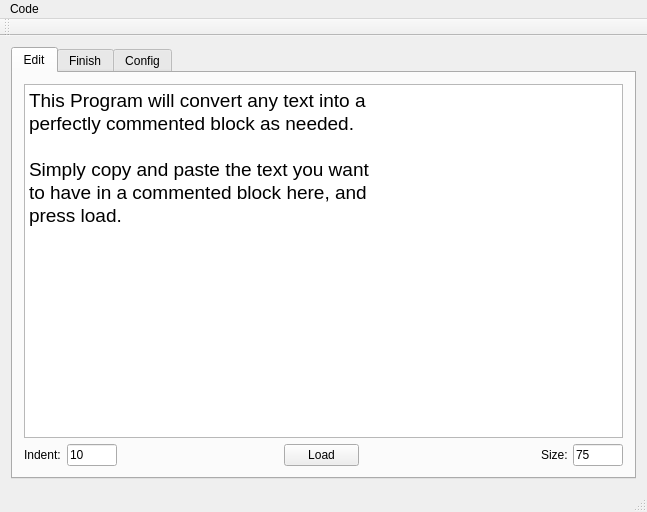
<?xml version="1.0" encoding="UTF-8"?>
<ui version="4.0">
 <class>MainWindow</class>
 <widget class="QMainWindow" name="MainWindow">
  <property name="geometry">
   <rect>
    <x>0</x>
    <y>0</y>
    <width>647</width>
    <height>512</height>
   </rect>
  </property>
  <property name="windowTitle">
   <string>MainWindow</string>
  </property>
  <widget class="QWidget" name="centralWidget">
   <layout class="QGridLayout" name="gridLayout">
    <item row="0" column="0">
     <widget class="QTabWidget" name="tabWidget">
      <property name="currentIndex">
       <number>0</number>
      </property>
      <widget class="QWidget" name="tab">
       <attribute name="title">
        <string>Edit</string>
       </attribute>
       <layout class="QGridLayout" name="gridLayout_2">
        <item row="1" column="3">
         <widget class="QPushButton" name="pushButton">
          <property name="maximumSize">
           <size>
            <width>75</width>
            <height>16777215</height>
           </size>
          </property>
          <property name="text">
           <string>Load</string>
          </property>
         </widget>
        </item>
        <item row="1" column="2">
         <spacer name="horizontalSpacer">
          <property name="orientation">
           <enum>Qt::Horizontal</enum>
          </property>
          <property name="sizeType">
           <enum>QSizePolicy::Maximum</enum>
          </property>
          <property name="sizeHint" stdset="0">
           <size>
            <width>250</width>
            <height>20</height>
           </size>
          </property>
         </spacer>
        </item>
        <item row="1" column="4">
         <spacer name="horizontalSpacer_2">
          <property name="orientation">
           <enum>Qt::Horizontal</enum>
          </property>
          <property name="sizeType">
           <enum>QSizePolicy::Minimum</enum>
          </property>
          <property name="sizeHint" stdset="0">
           <size>
            <width>170</width>
            <height>20</height>
           </size>
          </property>
         </spacer>
        </item>
        <item row="0" column="0" colspan="7">
         <widget class="QTextEdit" name="textEdit">
          <property name="html">
           <string>&lt;!DOCTYPE HTML PUBLIC &quot;-//W3C//DTD HTML 4.0//EN&quot; &quot;http://www.w3.org/TR/REC-html40/strict.dtd&quot;&gt;
&lt;html&gt;&lt;head&gt;&lt;meta name=&quot;qrichtext&quot; content=&quot;1&quot; /&gt;&lt;style type=&quot;text/css&quot;&gt;
p, li { white-space: pre-wrap; }
&lt;/style&gt;&lt;/head&gt;&lt;body style=&quot; font-family:'.SF NS Text'; font-size:13pt; font-weight:400; font-style:normal;&quot;&gt;
&lt;p style=&quot; margin-top:0px; margin-bottom:0px; margin-left:0px; margin-right:0px; -qt-block-indent:0; text-indent:0px;&quot;&gt;&lt;span style=&quot; font-family:'MS Shell Dlg 2'; font-size:14pt;&quot;&gt;This Program will convert any text into a&lt;/span&gt;&lt;/p&gt;
&lt;p style=&quot; margin-top:0px; margin-bottom:0px; margin-left:0px; margin-right:0px; -qt-block-indent:0; text-indent:0px;&quot;&gt;&lt;span style=&quot; font-family:'MS Shell Dlg 2'; font-size:14pt;&quot;&gt;perfectly commented block as needed.&lt;/span&gt;&lt;/p&gt;
&lt;p style=&quot;-qt-paragraph-type:empty; margin-top:0px; margin-bottom:0px; margin-left:0px; margin-right:0px; -qt-block-indent:0; text-indent:0px; font-family:'MS Shell Dlg 2'; font-size:14pt;&quot;&gt;&lt;br /&gt;&lt;/p&gt;
&lt;p style=&quot; margin-top:0px; margin-bottom:0px; margin-left:0px; margin-right:0px; -qt-block-indent:0; text-indent:0px;&quot;&gt;&lt;span style=&quot; font-family:'MS Shell Dlg 2'; font-size:14pt;&quot;&gt;Simply copy and paste the text you want &lt;/span&gt;&lt;/p&gt;
&lt;p style=&quot; margin-top:0px; margin-bottom:0px; margin-left:0px; margin-right:0px; -qt-block-indent:0; text-indent:0px;&quot;&gt;&lt;span style=&quot; font-family:'MS Shell Dlg 2'; font-size:14pt;&quot;&gt;to have in a commented block here, and&lt;/span&gt;&lt;/p&gt;
&lt;p style=&quot; margin-top:0px; margin-bottom:0px; margin-left:0px; margin-right:0px; -qt-block-indent:0; text-indent:0px;&quot;&gt;&lt;span style=&quot; font-family:'MS Shell Dlg 2'; font-size:14pt;&quot;&gt;press load. &lt;/span&gt;&lt;/p&gt;&lt;/body&gt;&lt;/html&gt;</string>
          </property>
         </widget>
        </item>
        <item row="1" column="6">
         <widget class="QLineEdit" name="lineEdit">
          <property name="sizePolicy">
           <sizepolicy hsizetype="Minimum" vsizetype="Fixed">
            <horstretch>0</horstretch>
            <verstretch>0</verstretch>
           </sizepolicy>
          </property>
          <property name="maximumSize">
           <size>
            <width>50</width>
            <height>16777215</height>
           </size>
          </property>
          <property name="text">
           <string>75</string>
          </property>
         </widget>
        </item>
        <item row="1" column="5">
         <widget class="QLabel" name="label">
          <property name="maximumSize">
           <size>
            <width>26</width>
            <height>16777215</height>
           </size>
          </property>
          <property name="text">
           <string>Size:</string>
          </property>
         </widget>
        </item>
        <item row="1" column="0">
         <widget class="QLabel" name="label_2">
          <property name="maximumSize">
           <size>
            <width>50</width>
            <height>16777215</height>
           </size>
          </property>
          <property name="text">
           <string>Indent:</string>
          </property>
         </widget>
        </item>
        <item row="1" column="1">
         <widget class="QLineEdit" name="lineEdit_2">
          <property name="sizePolicy">
           <sizepolicy hsizetype="Minimum" vsizetype="Fixed">
            <horstretch>0</horstretch>
            <verstretch>0</verstretch>
           </sizepolicy>
          </property>
          <property name="maximumSize">
           <size>
            <width>50</width>
            <height>16777215</height>
           </size>
          </property>
          <property name="text">
           <string>10</string>
          </property>
         </widget>
        </item>
       </layout>
      </widget>
      <widget class="QWidget" name="Finish">
       <attribute name="title">
        <string>Finish</string>
       </attribute>
       <layout class="QGridLayout" name="gridLayout_3">
        <item row="0" column="0">
         <widget class="QTextBrowser" name="textBrowser_2">
          <property name="html">
           <string>&lt;!DOCTYPE HTML PUBLIC &quot;-//W3C//DTD HTML 4.0//EN&quot; &quot;http://www.w3.org/TR/REC-html40/strict.dtd&quot;&gt;
&lt;html&gt;&lt;head&gt;&lt;meta name=&quot;qrichtext&quot; content=&quot;1&quot; /&gt;&lt;style type=&quot;text/css&quot;&gt;
p, li { white-space: pre-wrap; }
&lt;/style&gt;&lt;/head&gt;&lt;body style=&quot; font-family:'.SF NS Text'; font-size:13pt; font-weight:400; font-style:normal;&quot;&gt;
&lt;p style=&quot;-qt-paragraph-type:empty; margin-top:0px; margin-bottom:0px; margin-left:0px; margin-right:0px; -qt-block-indent:0; text-indent:0px; font-family:'MS Shell Dlg 2'; font-size:8.25pt;&quot;&gt;&lt;br /&gt;&lt;/p&gt;&lt;/body&gt;&lt;/html&gt;</string>
          </property>
         </widget>
        </item>
       </layout>
      </widget>
      <widget class="QWidget" name="tab_2">
       <attribute name="title">
        <string>Config</string>
       </attribute>
       <layout class="QGridLayout" name="gridLayout_4">
        <item row="4" column="2">
         <widget class="QComboBox" name="comboBox">
          <item>
           <property name="text">
            <string>*</string>
           </property>
          </item>
          <item>
           <property name="text">
            <string>=</string>
           </property>
          </item>
          <item>
           <property name="text">
            <string>#</string>
           </property>
          </item>
          <item>
           <property name="text">
            <string>.</string>
           </property>
          </item>
          <item>
           <property name="text">
            <string>_</string>
           </property>
          </item>
          <item>
           <property name="text">
            <string>-</string>
           </property>
          </item>
          <item>
           <property name="text">
            <string>/</string>
           </property>
          </item>
         </widget>
        </item>
        <item row="5" column="2" rowspan="2">
         <spacer name="verticalSpacer">
          <property name="orientation">
           <enum>Qt::Vertical</enum>
          </property>
          <property name="sizeType">
           <enum>QSizePolicy::MinimumExpanding</enum>
          </property>
          <property name="sizeHint" stdset="0">
           <size>
            <width>20</width>
            <height>40</height>
           </size>
          </property>
         </spacer>
        </item>
        <item row="2" column="2">
         <widget class="QComboBox" name="comboBox_2">
          <property name="maximumSize">
           <size>
            <width>100</width>
            <height>16777215</height>
           </size>
          </property>
          <item>
           <property name="text">
            <string>Default Box</string>
           </property>
          </item>
          <item>
           <property name="text">
            <string>Deafult Box2</string>
           </property>
          </item>
          <item>
           <property name="text">
            <string>Keep code comment</string>
           </property>
          </item>
          <item>
           <property name="text">
            <string>individual lines box</string>
           </property>
          </item>
          <item>
           <property name="text">
            <string>individual lines w/o left</string>
           </property>
          </item>
          <item>
           <property name="text">
            <string>individual lines w/right column</string>
           </property>
          </item>
          <item>
           <property name="text">
            <string>individual lines</string>
           </property>
          </item>
          <item>
           <property name="text">
            <string>Empty</string>
           </property>
          </item>
         </widget>
        </item>
        <item row="7" column="2">
         <widget class="QPushButton" name="pushButton_2">
          <property name="text">
           <string>Preview</string>
          </property>
         </widget>
        </item>
        <item row="3" column="5">
         <spacer name="horizontalSpacer_4">
          <property name="orientation">
           <enum>Qt::Horizontal</enum>
          </property>
          <property name="sizeType">
           <enum>QSizePolicy::Maximum</enum>
          </property>
          <property name="sizeHint" stdset="0">
           <size>
            <width>20</width>
            <height>20</height>
           </size>
          </property>
         </spacer>
        </item>
        <item row="3" column="3">
         <spacer name="horizontalSpacer_3">
          <property name="orientation">
           <enum>Qt::Horizontal</enum>
          </property>
          <property name="sizeType">
           <enum>QSizePolicy::Fixed</enum>
          </property>
          <property name="sizeHint" stdset="0">
           <size>
            <width>15</width>
            <height>20</height>
           </size>
          </property>
         </spacer>
        </item>
        <item row="3" column="2">
         <spacer name="verticalSpacer_2">
          <property name="orientation">
           <enum>Qt::Vertical</enum>
          </property>
          <property name="sizeType">
           <enum>QSizePolicy::Minimum</enum>
          </property>
          <property name="sizeHint" stdset="0">
           <size>
            <width>20</width>
            <height>30</height>
           </size>
          </property>
         </spacer>
        </item>
        <item row="4" column="1">
         <widget class="QLabel" name="label_3">
          <property name="maximumSize">
           <size>
            <width>60</width>
            <height>16777215</height>
           </size>
          </property>
          <property name="text">
           <string>Filler:</string>
          </property>
         </widget>
        </item>
        <item row="2" column="1">
         <widget class="QLabel" name="label_4">
          <property name="text">
           <string>Choose Design:</string>
          </property>
         </widget>
        </item>
        <item row="1" column="4" rowspan="6">
         <widget class="QTextBrowser" name="textBrowser">
          <property name="sizePolicy">
           <sizepolicy hsizetype="Maximum" vsizetype="Maximum">
            <horstretch>0</horstretch>
            <verstretch>0</verstretch>
           </sizepolicy>
          </property>
          <property name="minimumSize">
           <size>
            <width>300</width>
            <height>100</height>
           </size>
          </property>
          <property name="maximumSize">
           <size>
            <width>1000</width>
            <height>1000</height>
           </size>
          </property>
         </widget>
        </item>
        <item row="7" column="4">
         <spacer name="verticalSpacer_4">
          <property name="orientation">
           <enum>Qt::Vertical</enum>
          </property>
          <property name="sizeType">
           <enum>QSizePolicy::Maximum</enum>
          </property>
          <property name="sizeHint" stdset="0">
           <size>
            <width>20</width>
            <height>40</height>
           </size>
          </property>
         </spacer>
        </item>
        <item row="1" column="2">
         <spacer name="verticalSpacer_3">
          <property name="orientation">
           <enum>Qt::Vertical</enum>
          </property>
          <property name="sizeType">
           <enum>QSizePolicy::Maximum</enum>
          </property>
          <property name="sizeHint" stdset="0">
           <size>
            <width>20</width>
            <height>40</height>
           </size>
          </property>
         </spacer>
        </item>
        <item row="0" column="4">
         <spacer name="verticalSpacer_5">
          <property name="orientation">
           <enum>Qt::Vertical</enum>
          </property>
          <property name="sizeType">
           <enum>QSizePolicy::Maximum</enum>
          </property>
          <property name="sizeHint" stdset="0">
           <size>
            <width>20</width>
            <height>20</height>
           </size>
          </property>
         </spacer>
        </item>
       </layout>
      </widget>
     </widget>
    </item>
   </layout>
  </widget>
  <widget class="QMenuBar" name="menuBar">
   <property name="geometry">
    <rect>
     <x>0</x>
     <y>0</y>
     <width>647</width>
     <height>22</height>
    </rect>
   </property>
   <widget class="QMenu" name="menuCode">
    <property name="title">
     <string>Code </string>
    </property>
   </widget>
   <addaction name="menuCode"/>
  </widget>
  <widget class="QToolBar" name="mainToolBar">
   <attribute name="toolBarArea">
    <enum>TopToolBarArea</enum>
   </attribute>
   <attribute name="toolBarBreak">
    <bool>false</bool>
   </attribute>
  </widget>
  <widget class="QStatusBar" name="statusBar"/>
 </widget>
 <layoutdefault spacing="6" margin="11"/>
 <resources/>
 <connections/>
</ui>
